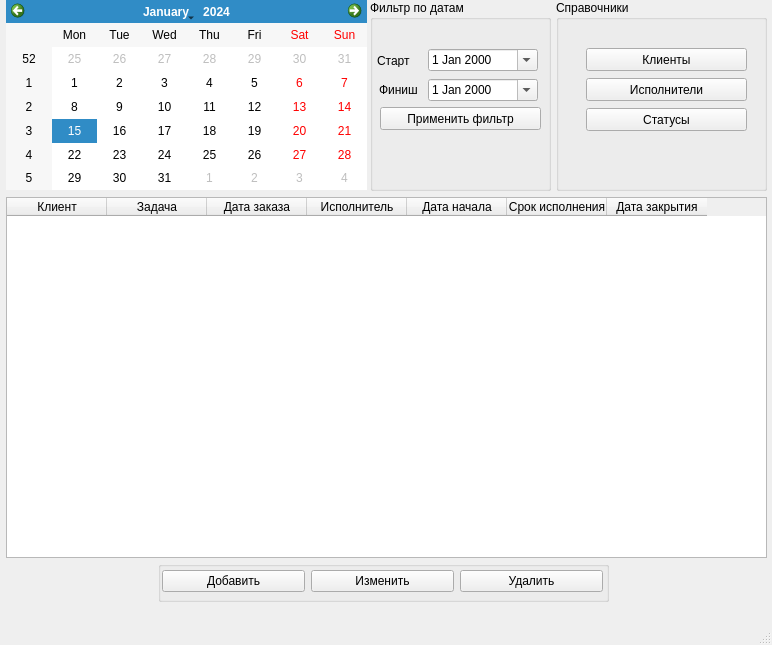
<?xml version="1.0" encoding="UTF-8"?>
<ui version="4.0">
 <class>MainWindow</class>
 <widget class="QMainWindow" name="MainWindow">
  <property name="geometry">
   <rect>
    <x>0</x>
    <y>0</y>
    <width>772</width>
    <height>645</height>
   </rect>
  </property>
  <property name="minimumSize">
   <size>
    <width>772</width>
    <height>645</height>
   </size>
  </property>
  <property name="maximumSize">
   <size>
    <width>772</width>
    <height>645</height>
   </size>
  </property>
  <property name="windowTitle">
   <string>Журнал задач</string>
  </property>
  <widget class="QWidget" name="centralwidget">
   <widget class="QCalendarWidget" name="calendarWidget">
    <property name="geometry">
     <rect>
      <x>6</x>
      <y>0</y>
      <width>361</width>
      <height>190</height>
     </rect>
    </property>
   </widget>
   <widget class="QTableWidget" name="tableWidget">
    <property name="geometry">
     <rect>
      <x>6</x>
      <y>197</y>
      <width>761</width>
      <height>361</height>
     </rect>
    </property>
    <column>
     <property name="text">
      <string>Клиент</string>
     </property>
    </column>
    <column>
     <property name="text">
      <string>Задача</string>
     </property>
    </column>
    <column>
     <property name="text">
      <string>Дата заказа</string>
     </property>
    </column>
    <column>
     <property name="text">
      <string>Исполнитель</string>
     </property>
    </column>
    <column>
     <property name="text">
      <string>Дата начала</string>
     </property>
    </column>
    <column>
     <property name="text">
      <string>Срок исполнения</string>
     </property>
    </column>
    <column>
     <property name="text">
      <string>Дата закрытия</string>
     </property>
    </column>
   </widget>
   <widget class="QGroupBox" name="dateGroupBox">
    <property name="geometry">
     <rect>
      <x>370</x>
      <y>0</y>
      <width>181</width>
      <height>191</height>
     </rect>
    </property>
    <property name="title">
     <string>Фильтр по датам</string>
    </property>
    <widget class="QDateEdit" name="dateEditIn">
     <property name="enabled">
      <bool>true</bool>
     </property>
     <property name="geometry">
      <rect>
       <x>58</x>
       <y>49</y>
       <width>110</width>
       <height>22</height>
      </rect>
     </property>
     <property name="calendarPopup">
      <bool>true</bool>
     </property>
    </widget>
    <widget class="QLabel" name="label">
     <property name="enabled">
      <bool>true</bool>
     </property>
     <property name="geometry">
      <rect>
       <x>7</x>
       <y>54</y>
       <width>47</width>
       <height>13</height>
      </rect>
     </property>
     <property name="text">
      <string>Старт</string>
     </property>
    </widget>
    <widget class="QDateEdit" name="dateEditOut">
     <property name="enabled">
      <bool>true</bool>
     </property>
     <property name="geometry">
      <rect>
       <x>58</x>
       <y>79</y>
       <width>110</width>
       <height>22</height>
      </rect>
     </property>
     <property name="calendarPopup">
      <bool>true</bool>
     </property>
    </widget>
    <widget class="QLabel" name="label_2">
     <property name="enabled">
      <bool>true</bool>
     </property>
     <property name="geometry">
      <rect>
       <x>9</x>
       <y>83</y>
       <width>47</width>
       <height>13</height>
      </rect>
     </property>
     <property name="text">
      <string>Финиш</string>
     </property>
    </widget>
    <widget class="QPushButton" name="filterButton">
     <property name="enabled">
      <bool>true</bool>
     </property>
     <property name="geometry">
      <rect>
       <x>10</x>
       <y>107</y>
       <width>161</width>
       <height>23</height>
      </rect>
     </property>
     <property name="text">
      <string>Применить фильтр</string>
     </property>
     <property name="icon">
      <iconset>
       <normaloff>../../icons/filter48.png</normaloff>../../icons/filter48.png</iconset>
     </property>
     <property name="flat">
      <bool>false</bool>
     </property>
    </widget>
   </widget>
   <widget class="QGroupBox" name="dbGroupBox">
    <property name="geometry">
     <rect>
      <x>158</x>
      <y>561</y>
      <width>451</width>
      <height>41</height>
     </rect>
    </property>
    <property name="title">
     <string/>
    </property>
    <widget class="QWidget" name="horizontalLayoutWidget">
     <property name="geometry">
      <rect>
       <x>4</x>
       <y>5</y>
       <width>441</width>
       <height>31</height>
      </rect>
     </property>
     <layout class="QHBoxLayout" name="horizontalLayout">
      <item>
       <widget class="QPushButton" name="addButton">
        <property name="text">
         <string>Добавить</string>
        </property>
        <property name="icon">
         <iconset>
          <normaloff>../../icons/add48.png</normaloff>../../icons/add48.png</iconset>
        </property>
       </widget>
      </item>
      <item>
       <widget class="QPushButton" name="editButton">
        <property name="text">
         <string>Изменить</string>
        </property>
        <property name="icon">
         <iconset>
          <normaloff>../../icons/edit48.png</normaloff>../../icons/edit48.png</iconset>
        </property>
       </widget>
      </item>
      <item>
       <widget class="QPushButton" name="delButton">
        <property name="text">
         <string>Удалить</string>
        </property>
        <property name="icon">
         <iconset>
          <normaloff>../../icons/delete48.png</normaloff>../../icons/delete48.png</iconset>
        </property>
       </widget>
      </item>
     </layout>
    </widget>
   </widget>
   <widget class="QGroupBox" name="guideGroupBox">
    <property name="geometry">
     <rect>
      <x>556</x>
      <y>0</y>
      <width>211</width>
      <height>191</height>
     </rect>
    </property>
    <property name="title">
     <string>Справочники</string>
    </property>
    <widget class="QPushButton" name="customerButton">
     <property name="geometry">
      <rect>
       <x>30</x>
       <y>48</y>
       <width>161</width>
       <height>23</height>
      </rect>
     </property>
     <property name="minimumSize">
      <size>
       <width>161</width>
       <height>0</height>
      </size>
     </property>
     <property name="text">
      <string>Клиенты</string>
     </property>
    </widget>
    <widget class="QPushButton" name="executorButton">
     <property name="geometry">
      <rect>
       <x>30</x>
       <y>78</y>
       <width>161</width>
       <height>23</height>
      </rect>
     </property>
     <property name="minimumSize">
      <size>
       <width>161</width>
       <height>0</height>
      </size>
     </property>
     <property name="text">
      <string>Исполнители</string>
     </property>
    </widget>
    <widget class="QPushButton" name="statusButton">
     <property name="geometry">
      <rect>
       <x>30</x>
       <y>108</y>
       <width>161</width>
       <height>23</height>
      </rect>
     </property>
     <property name="minimumSize">
      <size>
       <width>161</width>
       <height>0</height>
      </size>
     </property>
     <property name="text">
      <string>Статусы</string>
     </property>
    </widget>
   </widget>
  </widget>
  <widget class="QMenuBar" name="menubar">
   <property name="geometry">
    <rect>
     <x>0</x>
     <y>0</y>
     <width>772</width>
     <height>21</height>
    </rect>
   </property>
  </widget>
  <widget class="QStatusBar" name="statusbar"/>
 </widget>
 <resources/>
 <connections/>
</ui>
